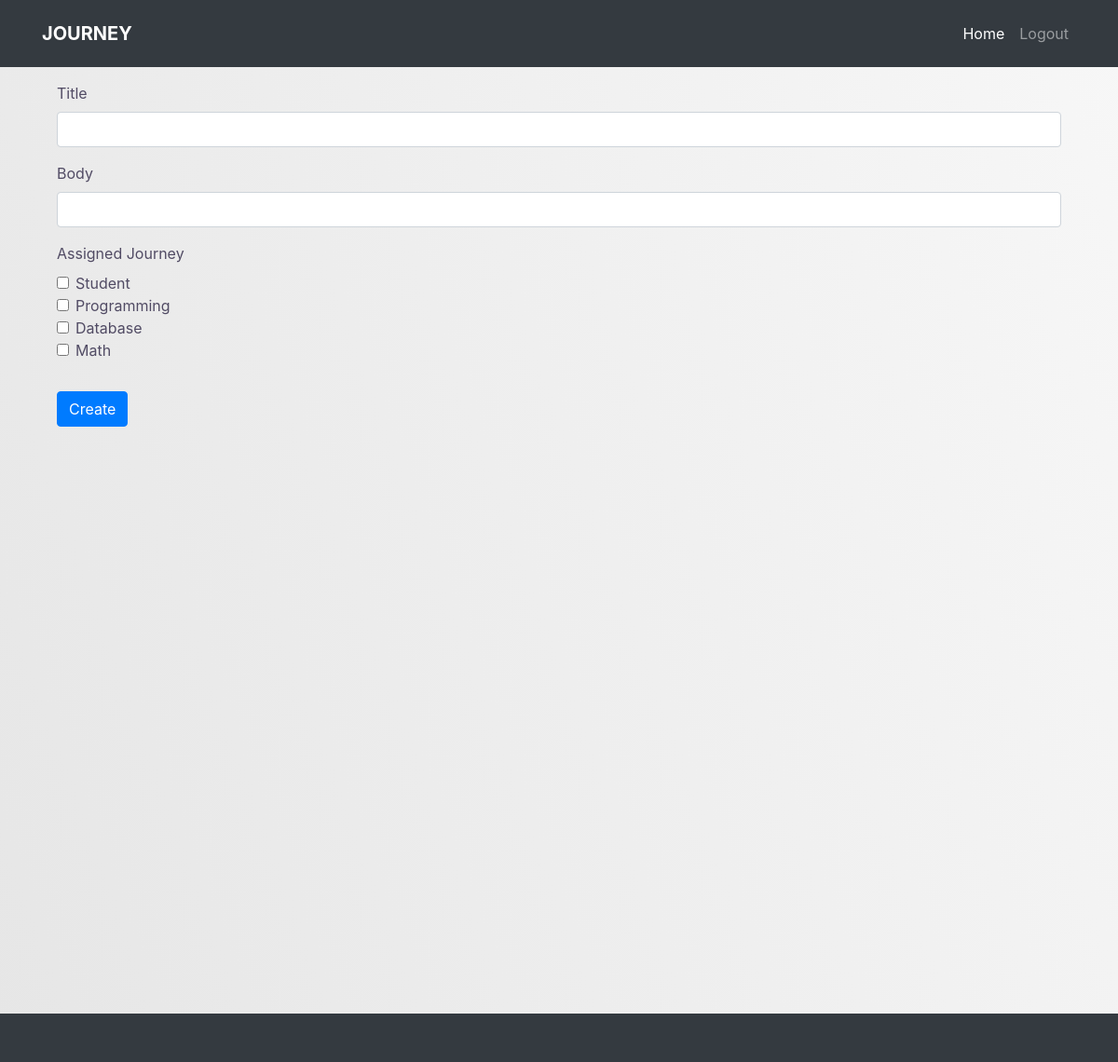
Before: /domino/new (signed in) with the older database file.
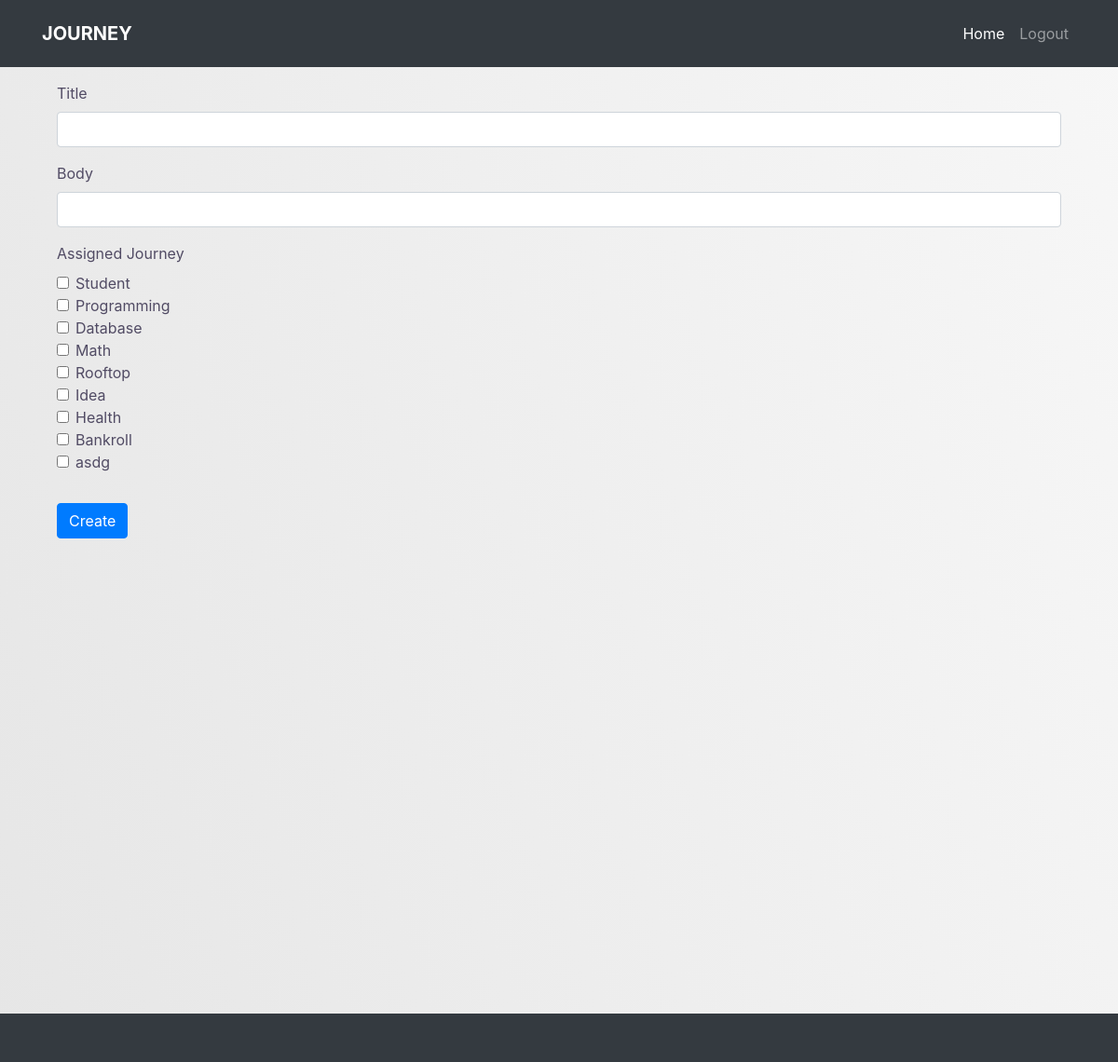
After: the same page with the newer database file.
### journal/models.py (models this page shows, shortened)
class Collection(models.Model):
    journey = models.CharField(max_length=225)
    DateCreated = models.DateTimeField(default=timezone.now)
    icon = models.CharField(max_length=255, blank = True)
    description = models.TextField(blank = True)
    author = models.ForeignKey(User, on_delete=models.CASCADE, blank=True, default = 1)

### journal/views.py (the view)
# urls.py: path('/new', views.new, name="new"),
def new(request):
    if request.method == 'POST':
        user = request.user
        data = request.POST
        assignedJourneys = request.POST.getlist('checks[]')
        domino = Domino.objects.create(
            head = data['title'],
            body = data['body'],
            author = user,
        )
        domino.assignedJourney.set(assignedJourneys)
        domino.save()
        rediredturl = '/id/' + str(domino.id)
        return redirect(rediredturl)
    else:
        user = request.user
        assignedJourneys = Collection.objects.filter(author = user.id).order_by('id')
        return render(request, 'journal/newdomino.html', {"assignedJourneys":assignedJourneys})

### journal/templates/journal/newdomino.html (shortened to what this page needs)
{% extends 'journal/base.html' %}
{% block content %}
{% if user.is_authenticated %}
{% load crispy_forms_tags %}
<div class="new-domino">
    <form method="post" class="form-group">
        <div class="form-group m-3">
            <label>Title</label>
            <input name="title" required type="text" class="form-control" placeholder="">
        </div>
        <div class="form-group m-3">
            <label>Body</label>
            <input name="body" type="text" class="form-control" placeholder="">
        </div>
        <div class="form-group m-3">
            <label>Assigned Journey</label><br>
            {% for journey in assignedJourneys %}
            <div class="form-check">
                <input class="form-check-input" type="checkbox" name="checks[]" id="assignedJourneys{{journey.id}}" value="{{journey.id}}">
                <label class="form-check-label" for="assignedJourneys{{journey.id}}">{{journey.journey}}</label>
            </div>
            {% endfor %}
        </div>
        <input type="submit" value="Create" class="btn btn-primary m-3">
    </form>
</div>
{% else %}
<p><a href="login">Login Here</a></p>
{% endif %}
{% endblock %}

Changed rows visible on the page:
added Collection: journey "Rooftop"
added Collection: journey "Idea"
added Collection: journey "Health"
added Collection: journey "Bankroll"
added Collection: journey "asdg"
